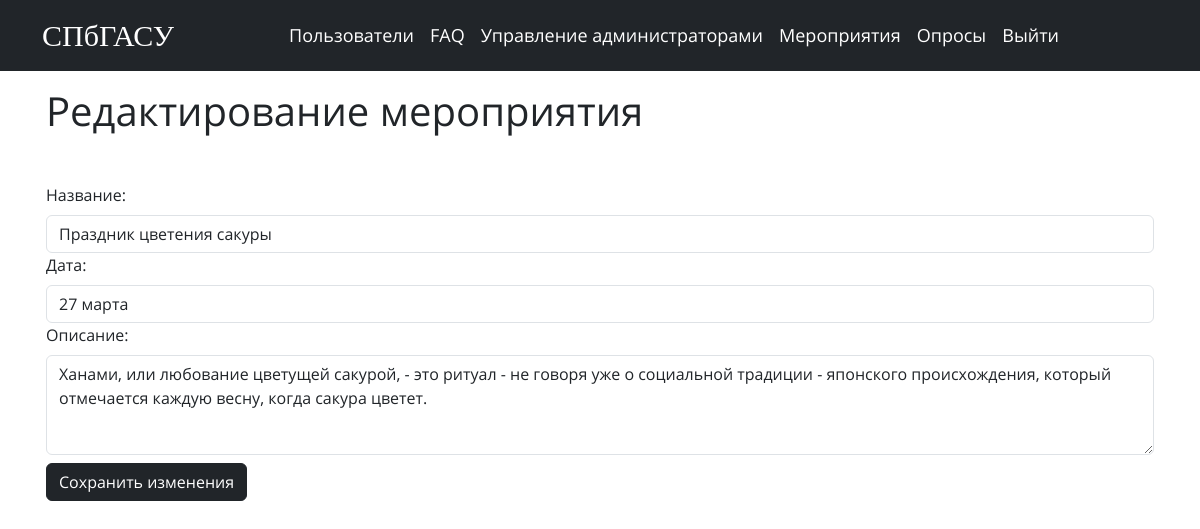
/events/edit/, run on the app's committed database.
### tables this page shows
CREATE TABLE "events" (
	"id"	INTEGER,
	"name"	TEXT,
	"date"	TEXT,
	"description"	TEXT,
	"file_id"	TEXT,
	PRIMARY KEY("id")
);

### web/index.py (the view)
@app.route('/events/edit/', methods=['GET', 'POST'])
@auth.login_required
def editevent():
    id = request.args.get('id')
    if request.method == 'POST':
        name = request.form['name']
        date = request.form['date']
        description = request.form['description']
        edit_event(id,name,date,description,get_event(id)[0][4])
        return redirect(url_for('events'))
    return render_template('event_edit.html', event=get_event(id))

### utility/db.py (called while the page is built)
def get_event(event_id=None):
    conn = sqlite3.connect('my_database.db')
    c = conn.cursor()
    if event_id:
        c.execute("SELECT * FROM events WHERE id = ?", (event_id,))
    else:
        c.execute("SELECT * FROM events")
    a = c.fetchall()
    conn.commit()
    conn.close()
    return a

### web/templates/event_edit.html (shortened to what this page needs)
<!DOCTYPE html>
<html>
<head>
    <link href="https://cdn.jsdelivr.net/npm/bootstrap@5.3.3/dist/css/bootstrap.min.css" rel="stylesheet"
>
    <link rel="stylesheet" href="{{ url_for('static', filename='styles.css') }}">
</head>
<body>
    {% include 'header.html' %}
<div class="p-3 container">
    <h1>Редактирование мероприятия</h1>
    <form class="my-5" method="POST" onsubmit="return validateForm()">
        <div class="form-group">
            <label class="form-label" for="name">Название:</label>
            <input class="form-control" type="text" id="name" name="name" value="{{ event[0][1] }}" required>
        </div>
        <div class="form-group">
            <label class="form-label" for="date">Дата:</label>
            <input class="form-control" type="text" id="date" name="date" value="{{ event[0][2] }}" required>
        </div>
        <div class="form-group">
            <label class="form-label" for="description">Описание:</label>
            <textarea style="height:100px;" id="description" class="form-control" name="description" required>{{ event[0][3] }}</textarea>
        </div>
        <button class="btn btn-dark my-2" type="submit">Сохранить изменения</button>
    </form>
</div>
</body>
</html>

### web/static/styles.css (style rules this page uses)
:root { --primary-color: #0000ff; --secondary-color: #e2d7d3; --accent-color: #7daae3; --dark-color: #7994c2; --text-color: #000000; }
* { font-family: 'Open'; }

### data on the page
events: name "Праздник цветения сакуры", date "27 марта", description "Ханами, или любование цветущей сакурой, - это ритуал - не говоря уже о социальной традиции - японского происхождения, который отмечается каждую весну, когда сакура цветет."
